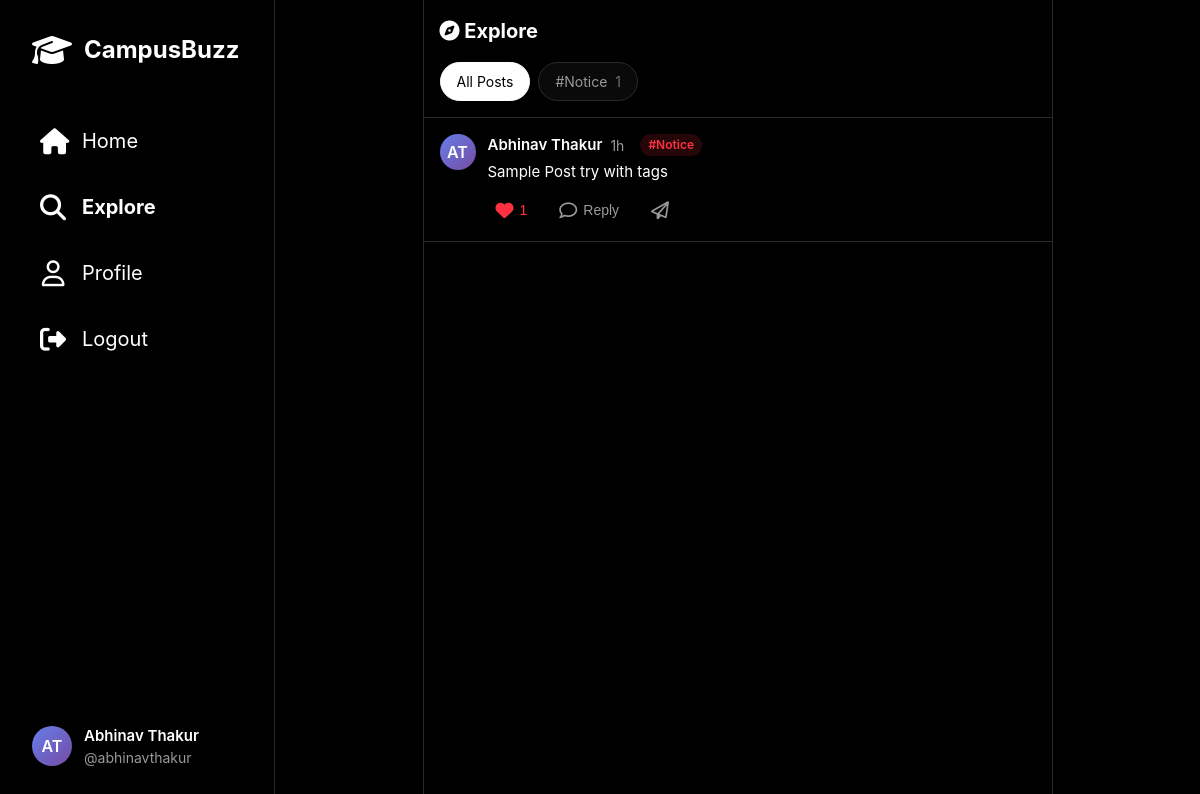
Page /explore.php (signed in) on the committed database.
### tables this page shows
CREATE TABLE `posts` (
  `id` int(11) NOT NULL,
  `user_id` int(11) NOT NULL,
  `content` varchar(280) NOT NULL,
  `tag` varchar(50) DEFAULT NULL,
  `created_at` timestamp NOT NULL DEFAULT current_timestamp()
);

CREATE TABLE `users` (
  `id` int(11) NOT NULL,
  `name` varchar(100) NOT NULL,
  `email` varchar(150) NOT NULL,
  `password` varchar(255) NOT NULL,
  `created_at` timestamp NOT NULL DEFAULT current_timestamp()
);

### explore.php (the view, shortened to what this page needs)
<?php
require_once 'config/db.php';
$user_id = $_SESSION['user_id'];
$user_name = $_SESSION['user_name'];
$selected_tag = isset($_GET['tag']) ? trim($_GET['tag']) : '';
$trending_query = "SELECT tag, COUNT(*) as count
                   FROM posts
                   WHERE tag IS NOT NULL AND tag != ''
                   GROUP BY tag
                   ORDER BY count DESC
                   LIMIT 10";
$trending_result = $conn->query($trending_query);
if (!empty($selected_tag)) {
    $query = "SELECT p.id, p.content, p.tag, p.created_at,
              u.name as author_name, u.id as author_id,
              COUNT(DISTINCT l.id) as like_count,
              MAX(CASE WHEN l.user_id = ? THEN 1 ELSE 0 END) as user_liked
              FROM posts p
              JOIN users u ON p.user_id = u.id
              LEFT JOIN likes l ON p.id = l.post_id
              WHERE p.tag = ?
              GROUP BY p.id
              ORDER BY p.created_at DESC";
    $stmt = $conn->prepare($query);
    $stmt->bind_param("is", $user_id, $selected_tag);
} else {
    $query = "SELECT p.id, p.content, p.tag, p.created_at,
              u.name as author_name, u.id as author_id,
              COUNT(DISTINCT l.id) as like_count,
              MAX(CASE WHEN l.user_id = ? THEN 1 ELSE 0 END) as user_liked
              FROM posts p
              JOIN users u ON p.user_id = u.id
              LEFT JOIN likes l ON p.id = l.post_id
              GROUP BY p.id
              ORDER BY p.created_at DESC";
    $stmt = $conn->prepare($query);
    $stmt->bind_param("i", $user_id);
}
$stmt->execute();
$posts = $stmt->get_result();
function time_elapsed($datetime) {
    $now = new DateTime();
    $ago = new DateTime($datetime);
    $diff = $now->diff($ago);
    if ($diff->h > 0) return $diff->h . 'h';
    return 'now';
}
function get_initials($name) {
    $words = explode(' ', trim($name));
    if (count($words) >= 2) {
        return strtoupper(substr($words[0], 0, 1) . substr($words[1], 0, 1));
    }
    return strtoupper(substr($name, 0, 2));
}
?>
<!DOCTYPE html>
<html lang="en">
<head>
    <link rel="stylesheet" href="style.css">
    <link rel="stylesheet" href="https://cdnjs.cloudflare.com/ajax/libs/font-awesome/6.4.0/css/all.min.css">
</head>
<body>
    <div class="threads-layout">
        <aside class="side-nav">
            <div class="side-nav-header">
                <a href="index.php" class="side-nav-logo">
                    <i class="fas fa-graduation-cap"></i>
                    <span class="side-nav-logo-text">CampusBuzz</span>
                </a>
            </div>
            <nav class="side-nav-menu">
                <a href="index.php" class="side-nav-item">
                    <i class="fas fa-home"></i>
                    <span>Home</span>
                </a>
                <a href="explore.php" class="side-nav-item active">
                    <i class="fas fa-search"></i>
                    <span>Explore</span>
                </a>
                <a href="profile.php" class="side-nav-item">
                    <i class="far fa-user"></i>
                    <span>Profile</span>
                </a>
                <a href="logout.php" class="side-nav-item">
                    <i class="fas fa-sign-out-alt"></i>
                    <span>Logout</span>
                </a>
            </nav>
            <div class="side-nav-footer">
                <a href="profile.php" class="side-nav-user">
                    <div class="side-nav-avatar">
                        <?php echo get_initials($user_name); ?>
                    </div>
                    <div class="side-nav-user-info">
                        <span class="side-nav-user-name"><?php echo htmlspecialchars($user_name); ?></span>
                        <span class="side-nav-user-handle">@<?php echo strtolower(str_replace(' ', '', $user_name)); ?></span>
                    </div>
                </a>
            </div>
        </aside>
        <main class="main-content">
            <div class="explore-header">
                <h2>
                    <i class="fas fa-compass"></i>
                    <?php echo !empty($selected_tag) ? '#' . htmlspecialchars($selected_tag) : 'Explore'; ?>
                </h2>
                <div class="trending-tags">
                    <a href="explore.php" class="trending-tag <?php echo empty($selected_tag) ? 'active' : ''; ?>">
                        All Posts
                    </a>
                    <?php while ($trend = $trending_result->fetch_assoc()): ?>
                        <a href="explore.php?tag=<?php echo urlencode($trend['tag']); ?>"
                           class="trending-tag <?php echo $selected_tag === $trend['tag'] ? 'active' : ''; ?>">
                            #<?php echo htmlspecialchars($trend['tag']); ?>
                            <span class="tag-count"><?php echo $trend['count']; ?></span>
                        </a>
                    <?php endwhile; ?>
                </div>
            </div>
            <div class="threads-feed" id="threadsContainer">
                <?php if ($posts->num_rows > 0): ?>
                    <?php while ($post = $posts->fetch_assoc()): ?>
                        <article class="thread-item" data-post-id="<?php echo $post['id']; ?>">
                            <div class="thread-header">
                                <div class="thread-avatar">
                                    <?php echo get_initials($post['author_name']); ?>
                                </div>
                                <div class="thread-body">
                                    <div class="thread-user-info">
                                        <span class="thread-username"><?php echo htmlspecialchars($post['author_name']); ?></span>
                                        <span class="thread-time"><?php echo time_elapsed($post['created_at']); ?></span>
                                        <?php if ($post['tag']): ?>
                                            <span class="thread-tag tag-<?php echo strtolower($post['tag']); ?>">
                                                #<?php echo htmlspecialchars($post['tag']); ?>
                                            </span>
                                        <?php endif; ?>
                                    </div>
                                    <div class="thread-content">
                                        <?php echo nl2br(htmlspecialchars($post['content'])); ?>
                                    </div>
                                    <div class="thread-actions">
                                        <button class="action-button <?php echo $post['user_liked'] ? 'liked' : ''; ?>"
                                                onclick="toggleLike(<?php echo $post['id']; ?>)">
                                            <i class="<?php echo $post['user_liked'] ? 'fas' : 'far'; ?> fa-heart"></i>
                                            <span class="like-count"><?php echo $post['like_count']; ?></span>
                                        </button>
                                        <button class="action-button">
                                            <i class="far fa-comment"></i>
                                            <span>Reply</span>
                                        </button>
                                        <button class="action-button">
                                            <i class="far fa-paper-plane"></i>
                                        </button>
                                    </div>
                                </div>
                            </div>
                        </article>
                    <?php endwhile; ?>
                <?php endif; ?>
            </div>
        </main>
    </div>
</body>
</html>

### rows in the picture
posts: user.name "AT", user.name "Abhinav Thakur", created_at "1h", tag "Notice", content "Sample Post try with tags", like_count "1"

### other values in the picture
get_initials($user_name) "AT"
$user_name "Abhinav Thakur"
str_replace(' ', '', $user_name) "abhinavthakur"
$trend['tag'] "Notice"
$trend['count'] "1"
